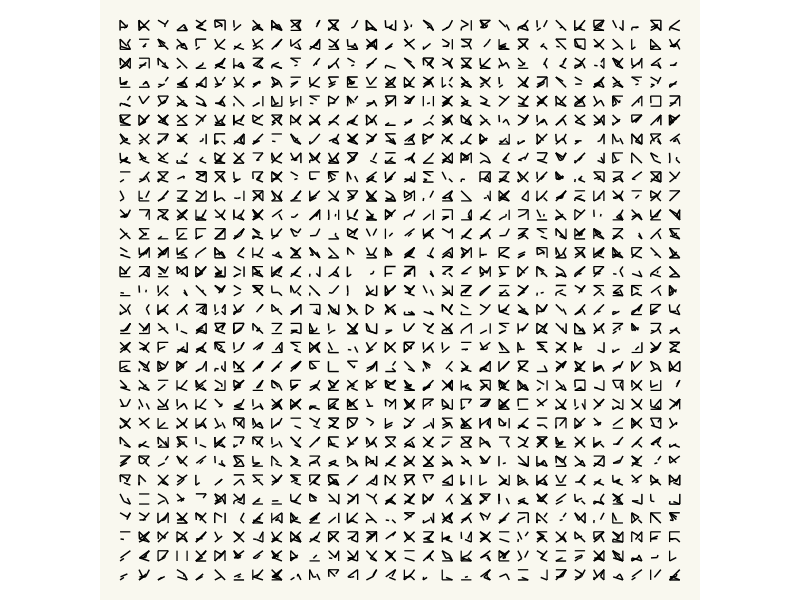

The R script that drew this image:
# Creates visualisations of asemic writing

# Load packages ----
library(dplyr)
library(ggplot2)

# Setup ----
set.seed(101) # make reproducible

# Parameters ----
n_cpts <- 8 # number of control points
min_edges <- 2 # minimum number of edges in a letter
max_edges <- n_cpts - 1 # maximum number of edges in a letter
n_letters <- 30^2 # number of letters in alphabet
bg_col <- "#F9F8EF" # rgb(255 / 255, 255 / 255, 255 / 255)

# Plotting theme
theme_blankcanvas <- theme(
  axis.title = element_blank(),
  axis.text = element_blank(),
  axis.ticks = element_blank(),
  axis.line = element_blank(),
  legend.position = "none",
  panel.background = element_rect(fill = "transparent"),
  panel.border = element_blank(),
  panel.grid = element_blank(),
  plot.background = element_rect(fill = bg_col, colour = bg_col),
  plot.margin = unit(c(0 + 5, 0 + 5, -1 + 5, -1 + 5), "mm"), # top, right, bottom, left
  strip.background = element_blank(),
  strip.text = element_blank())

# Create alphabet ----

# Create control points
control_pts <- data.frame(x = c(0, 1, 1, 0, runif(n_cpts - 4)), y = c(0, 0, 1, 1, runif(n_cpts - 4)))

# Calculate complete graph on control points
complete_graph <- data.frame(x = numeric(0), y = numeric(0), xend = numeric(0), yend = numeric(0))

for(i in seq(1, n_cpts - 1)) {
  for(j in seq(i + 1, n_cpts)) {
    complete_graph <- complete_graph %>%
      rbind(data.frame(x = control_pts$x[i], y = control_pts$y[i],
                       xend = control_pts$x[j], yend = control_pts$y[j]))
  }
}

# Create letters
alphabet <- data.frame(letter_id = integer(0), x = numeric(0), y = numeric(0),
                       xend = numeric(0), yend = numeric(0))

for(i in 1:n_letters) {
  letter = sample_n(complete_graph, floor(runif(1, min_edges, max_edges + 1))) %>%
    mutate(letter_id = i)
  alphabet <- alphabet %>% rbind(letter)
}

# Make plot ----
p <- ggplot() +
  geom_segment(aes(x, y, xend = xend, yend = yend), alphabet) +
  # geom_point(aes(x, y), control_pts) +
  coord_equal() +
  facet_wrap(~letter_id) +
  theme_blankcanvas

# Save plot ----
ggsave("asemic.png", p, width = 297, height = 297, units = "mm")
